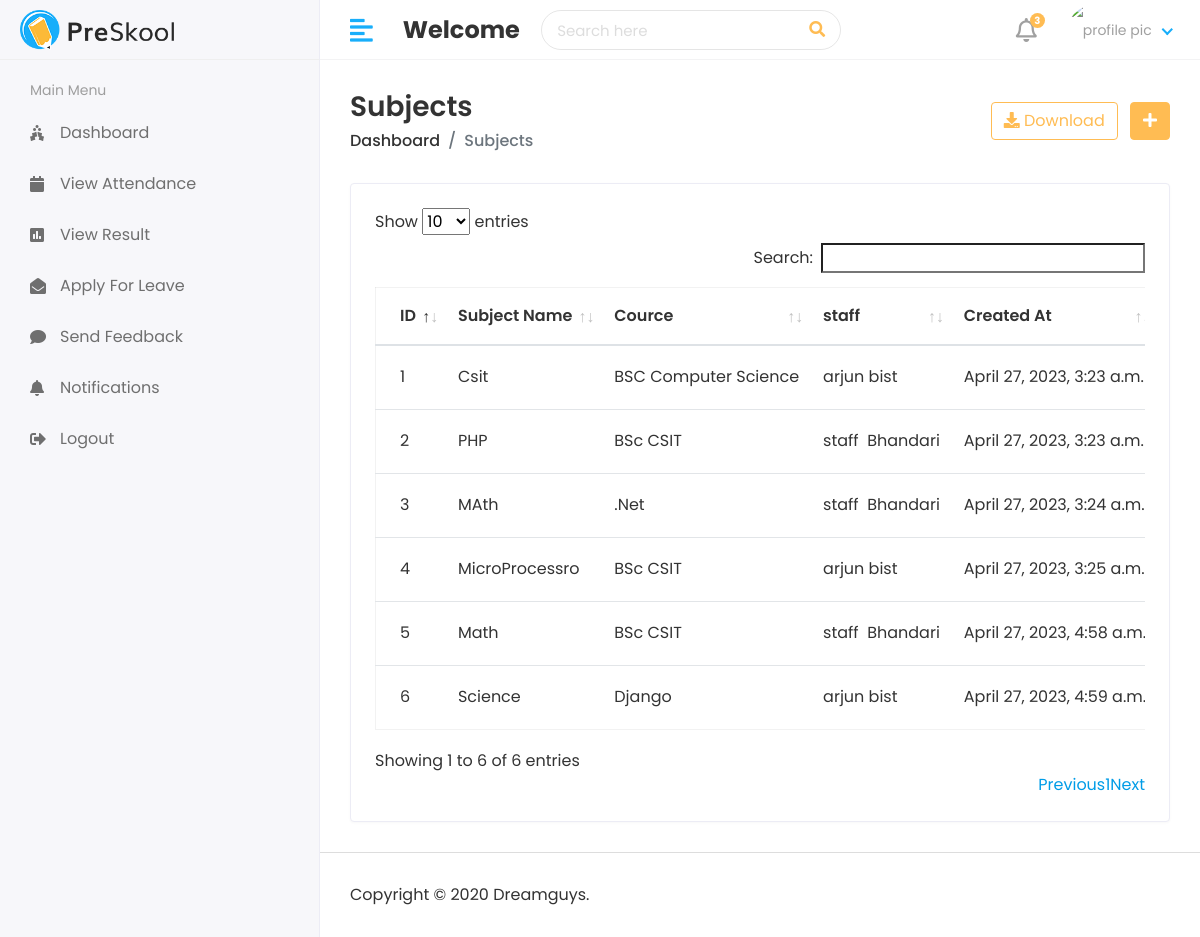
The app's page /hod/view-subject/ with its own data.
### app_attendance_system/models.py (models this page shows, shortened)
class Subject(models.Model):
    name=models.CharField(max_length=100)
    cource=models.ForeignKey(Cource, on_delete=models.CASCADE)
    staff= models.ForeignKey(Staff, on_delete=models.CASCADE)
    created_at=models.DateTimeField(auto_now_add=True, null=True)
    updated_at= models.DateTimeField(auto_now=True)

class Cource(models.Model):
    name= models.CharField(max_length=100)
    created_at= models.DateTimeField(auto_now=True)
    updated_at= models.DateTimeField(auto_now=True)
    def __str__(self):
        return self.name

class Staff(models.Model):
    admin=  models.OneToOneField(CustomUser, on_delete=models.CASCADE)
    address=models.TextField()
    gender=models.CharField(max_length=20)
    created_at=models.DateTimeField(auto_now_add=True)
    updated_at=models.DateTimeField(auto_now=True)

class CustomUser(AbstractUser):
    USER = {
        (1, 'HOD'),
        (2, 'STAFF'),
        (3, 'STUDENT'),
    }
    user_type= models.CharField(choices=USER, max_length=1, default=1)
    profile_pic = models.ImageField(upload_to='static/assets/img/profile_pic/')

### app_attendance_system/views.py (the view)
# urls.py: path('hod/view-subject/', views.ViewSubject, name='view-subject'),
def ViewSubject(request):
    subject= Subject.objects.all()
    context= {
        'subject':subject
    }
    return render(request, 'hod/view_subject.html', context)

### templates/hod/view_subject.html (shortened to what this page needs)
{% extends "layouts/master.html" %}
{% load static %}
{%block content %}
<div class="content container-fluid">
    <div class="page-header">
       <div class="row align-items-center">
          <div class="col">
             <h3 class="page-title">Subjects</h3>
             <ul class="breadcrumb">
                <li class="breadcrumb-item"><a href="index.html">Dashboard</a></li>
                <li class="breadcrumb-item active">Subjects</li>
             </ul>
          </div>
          <div class="col-auto text-right float-right ml-auto">
             <a href="#" class="btn btn-outline-primary mr-2"><i class="fas fa-download"></i> Download</a>
             <a href="add-student.html" class="btn btn-primary"><i class="fas fa-plus"></i></a>
          </div>
       </div>
    </div>
    <div class="row">
       <div class="col-sm-12">
          <div class="card card-table">
             <div class="card-body">
                <div class="table-responsive">
                   <table class="table table-hover table-center mb-0" id="table_id">
                      <thead>
                         <tr>
                            <th>ID</th>
                            <th>Subject Name</th>
                            <th>Cource</th>
                            <th>staff</th>
                            <th>Created At</th>
                         </tr>
                      </thead>
                      <tbody>
                        {% for i in subject %}
                         <tr>
                            <td>{{ forloop.counter }}</td>
                            <td>{{i.name}}</td>
                            <td>{{i.cource}}</td>
                            <td>{{i.staff.admin.first_name}}&nbsp;{{i.staff.admin.last_name}}</td>
                            <td>{{i.created_at}}</td>
                         </tr>
                         {% endfor %}
                      </tbody>
                   </table>
                </div>
             </div>
          </div>
       </div>
    </div>
 </div>
{% endblock %}

### static/assets/css/style.css (style rules this page uses)
html { height: 100%; }
body { background-color: #fff; color: #333; font-family: 'Poppins', sans-serif; font-size: 1rem; height: 100%; line-height: 1.5; overflow-x: hidden; }
h1, h2, h3, h4, h5, h6 { font-family: 'Poppins', sans-serif; margin-top: 0; }
a { color: #009ce7; }
input, button, a { transition: all 0.4s ease; -moz-transition: all 0.4s ease; -o-transition: all 0.4s ease; -ms-transition: all 0.4s ease; -webkit-transition: all 0.4s ease; }
ul, ol { padding: 0px; list-style: none; }
.table { color: #333; max-width: 100%; margin-bottom: 0; width: 100%; }
.table.dataTable { border-collapse: collapse !important; border: 1px solid rgba(0, 0, 0, 0.05); }
.table thead tr th { font-weight: 600; }
.table tbody tr { border-bottom: 1px solid rgba(0, 0, 0, 0.05); }
.table.table-center td, .table.table-center th { vertical-align: middle; }
.card-table .card-body .table > thead > tr > th { border-top: 0; }
.card-table .card-body .table tr td:first-child, .card-table .card-body .table tr th:first-child { padding-left: 1.5rem; }
.card-table .table td, .card-table .table th { border-top: 1px solid #e2e5e8; padding: 1rem 0.75rem; white-space: nowrap; }
.btn-primary { background-color: #FFBC53; border: 1px solid #FFBC53; }
.btn-outline-primary { color: #FFBC53; border-color: #FFBC53; }
.card { border: 1px solid #ececf5; box-shadow: 0 1px 3px 0 rgba(0, 0, 0, 0.03); margin-bottom: 1.875rem; }
.card-body { padding: 1.5rem; }
.page-wrapper > .content { padding: 1.875rem 1.875rem 0; }
.page-header { margin-bottom: 1.875rem; }
.page-header .breadcrumb { background-color: transparent; color: #6c757d; font-size: 1rem; font-weight: 500; margin-bottom: 0; padding: 0; }
.page-header .breadcrumb a { color: #333; }
.page-title { font-size: 28px; font-weight: 600; color: #333; margin-bottom: 5px; }

### records on screen
Subject: name "Csit", cource "BSC Computer Science", staff.admin.first_name "arjun", staff.admin.last_name "bist", created_at "April 27, 2023, 3:23 a.m."
Subject: name "PHP", cource "BSc CSIT", staff.admin.first_name "staff", staff.admin.last_name "Bhandari", created_at "April 27, 2023, 3:23 a.m."
Subject: name "MAth", cource ".Net", staff.admin.first_name "staff", staff.admin.last_name "Bhandari", created_at "April 27, 2023, 3:24 a.m."
Subject: name "MicroProcessro", cource "BSc CSIT", staff.admin.first_name "arjun", staff.admin.last_name "bist", created_at "April 27, 2023, 3:25 a.m."
Subject: name "Math", cource "BSc CSIT", staff.admin.first_name "staff", staff.admin.last_name "Bhandari", created_at "April 27, 2023, 4:58 a.m."
Subject: name "Science", cource "Django", staff.admin.first_name "arjun", staff.admin.last_name "bist", created_at "April 27, 2023, 4:59 a.m."
